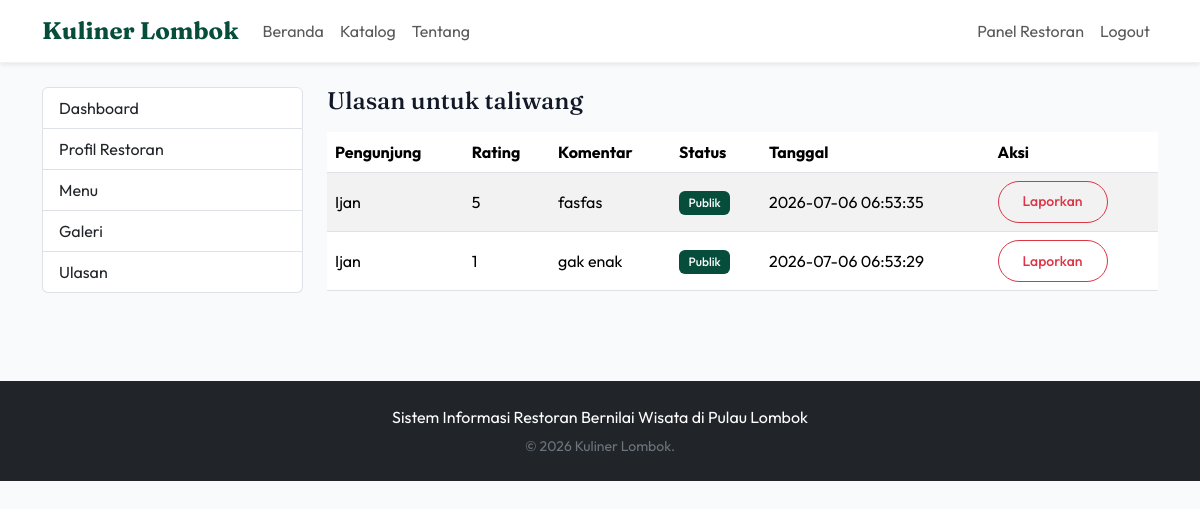
/restaurant_admin/reviews.php (signed in), run on the app's committed database.
### tables this page shows
CREATE TABLE `restaurants` (
  `id` int(11) NOT NULL,
  `user_id` int(11) NOT NULL,
  `name` varchar(150) NOT NULL,
  `category` varchar(100) DEFAULT NULL,
  `facilities` text DEFAULT NULL,
  `slug` varchar(150) DEFAULT NULL,
  `description` text DEFAULT NULL,
  `history` text DEFAULT NULL,
  `address` text NOT NULL,
  `district` varchar(100) DEFAULT NULL,
  `village` varchar(100) DEFAULT NULL,
  `latitude` decimal(10,8) DEFAULT NULL,
  `longitude` decimal(11,8) DEFAULT NULL,
  `maps_embed` text DEFAULT NULL,
  `phone` varchar(20) DEFAULT NULL,
  `email` varchar(100) DEFAULT NULL,
  `website` varchar(255) DEFAULT NULL,
  `open_time` time DEFAULT NULL,
  `close_time` time DEFAULT NULL,
  `main_image` varchar(255) DEFAULT NULL,
  `status` enum('pending','approved','rejected') DEFAULT 'pending',
  `created_at` timestamp NULL DEFAULT current_timestamp(),
  `updated_at` timestamp NULL DEFAULT current_timestamp() ON UPDATE current_timestamp()
);

CREATE TABLE `reviews` (
  `id` int(11) NOT NULL,
  `user_id` int(11) NOT NULL,
  `restaurant_id` int(11) NOT NULL,
  `rating` int(11) NOT NULL,
  `comment` text DEFAULT NULL,
  `status` enum('pending','approved','rejected','reported') DEFAULT 'approved',
  `created_at` timestamp NULL DEFAULT current_timestamp()
);

CREATE TABLE `users` (
  `id` int(11) NOT NULL,
  `username` varchar(50) NOT NULL,
  `email` varchar(100) NOT NULL,
  `password` varchar(255) NOT NULL,
  `fullname` varchar(100) NOT NULL,
  `phone` varchar(20) DEFAULT NULL,
  `photo` varchar(255) DEFAULT 'default.png',
  `role` enum('admin','restaurant_admin','user') NOT NULL DEFAULT 'user',
  `status` enum('active','inactive') DEFAULT 'active',
  `created_at` timestamp NULL DEFAULT current_timestamp(),
  `updated_at` timestamp NULL DEFAULT current_timestamp() ON UPDATE current_timestamp()
);

### includes/auth.php (called while the page is built, shortened)
<?php
function isLoggedIn(): bool
{
    return isset($_SESSION['user']) && is_array($_SESSION['user']);
}
function currentUser(): ?array
{
    return isLoggedIn() ? $_SESSION['user'] : null;
}

### includes/helpers.php (called while the page is built, shortened)
<?php
function e(?string $value): string
{
    return htmlspecialchars((string)$value, ENT_QUOTES, 'UTF-8');
}

### restaurant_admin/reviews.php (the view, shortened to what this page needs)
<?php
require_once __DIR__ . '/../config/database.php';
require_once __DIR__ . '/../includes/auth.php';
require_once __DIR__ . '/../includes/helpers.php';
$user = currentUser();
$userId = (int)($user['id'] ?? 0);
$restaurant = mysqli_query($conn, "SELECT id, name FROM restaurants WHERE user_id = $userId LIMIT 1")->fetch_assoc();
$restaurantId = (int)$restaurant['id'];
require_once __DIR__ . '/../includes/header.php';
require_once __DIR__ . '/../includes/navbar.php';
$reviews = mysqli_query($conn, "
    SELECT rv.*, u.fullname
    FROM reviews rv
    INNER JOIN users u ON u.id = rv.user_id
    WHERE rv.restaurant_id = $restaurantId
    ORDER BY rv.created_at DESC
");
?>
<main class="container py-4">
    <div class="row g-4">
        <div class="col-lg-3"><?php require __DIR__ . '/../includes/sidebar.php'; ?></div>
        <div class="col-lg-9">
            <h1 class="h4 mb-3">Ulasan untuk <?= e($restaurant['name']) ?></h1>
            <div class="table-responsive">
                <table class="table table-striped align-middle">
                    <thead><tr><th>Pengunjung</th><th>Rating</th><th>Komentar</th><th>Status</th><th>Tanggal</th><th>Aksi</th></tr></thead>
                    <tbody>
                    <?php while ($r = mysqli_fetch_assoc($reviews)): ?>
                        <tr>
                            <td><?= e($r['fullname']) ?></td>
                            <td><?= (int)$r['rating'] ?></td>
                            <td><?= e($r['comment'] ?? '-') ?></td>
                            <td>
                                <?php if ($r['status'] === 'reported'): ?>
                                    <span class="badge bg-danger">Dilaporkan</span>
                                <?php elseif ($r['status'] === 'approved'): ?>
                                    <span class="badge bg-success">Publik</span>
                                <?php else: ?>
                                    <span class="badge bg-secondary"><?= e(ucfirst($r['status'])) ?></span>
                                <?php endif; ?>
                            </td>
                            <td><?= e($r['created_at']) ?></td>
                            <td>
                                <?php if ($r['status'] === 'approved'): ?>
                                    <form method="post" onsubmit="return confirm('Laporkan ulasan ini ke admin?')">
                                        <button class="btn btn-sm btn-outline-danger">Laporkan</button>
                                    </form>
                                <?php else: ?>
                                    -
                                <?php endif; ?>
                            </td>
                        </tr>
                    <?php endwhile; ?>
                    </tbody>
                </table>
            </div>
        </div>
    </div>
</main>
<?php require_once __DIR__ . '/../includes/footer.php'; ?>

### assets/css/style.css (style rules this page uses)
:root { --bg: #F9FAFB; --surface: #FFFFFF; --ink: #111827; --muted: #6B7280; --brand: #064E3B; --brand-soft: #ECFDF5; --accent: #D97706; --radius-md: 12px; --radius-lg: 20px; --shadow-soft: 0 10px 40px -10px rgba(0,0,0,0.06); --shadow-hover: 0 20px 40px -10px rgba(0,0,0,0.15); }
* { box-sizing: border-box; }
body { font-family: 'Outfit', sans-serif; color: var(--ink); background-color: var(--bg); min-height: 100vh; }
h1, h2, h3, h4, h5, h6 { font-family: 'Fraunces', serif; font-weight: 700; }
.btn { border-radius: 50rem; padding: 0.6rem 1.5rem; font-weight: 500; transition: all 0.2s; }
.badge { padding: 0.5em 0.8em; font-weight: 500; border-radius: 6px; }
.bg-success { background-color: var(--brand) !important; }

### data on the page
restaurants: name "taliwang"
reviews: user.fullname "Ijan", rating "5", comment "fasfas", status "Publik", created_at "2026-07-06 06:53:35"
reviews: user.fullname "Ijan", rating "1", comment "gak enak", status "Publik", created_at "2026-07-06 06:53:29"
